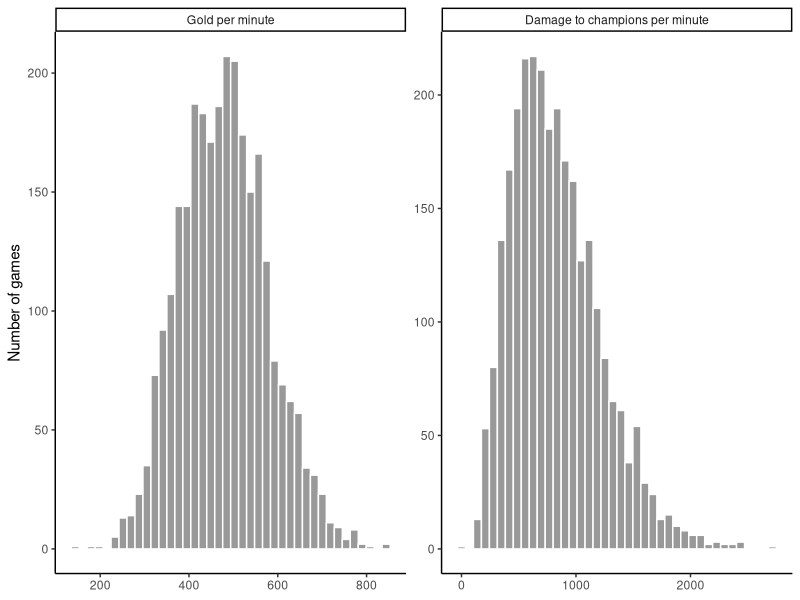
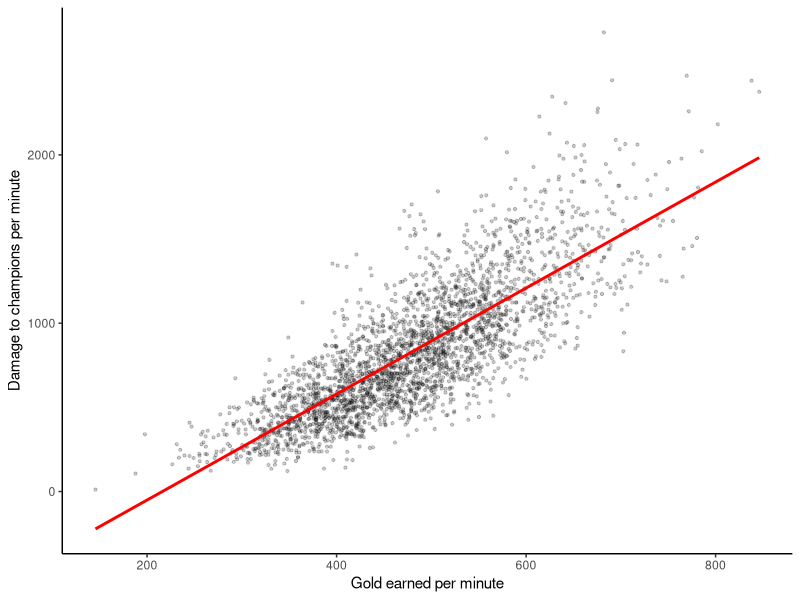
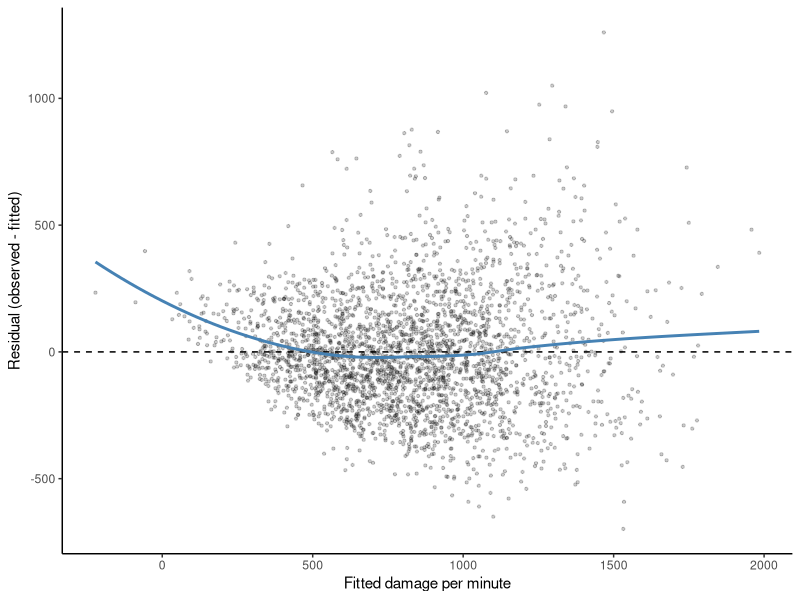
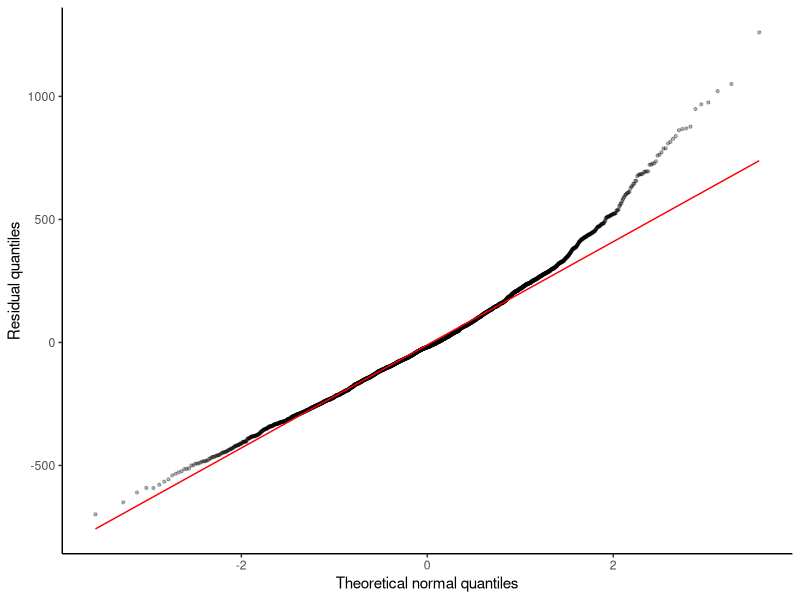

Write R code to recreate these figures, in order.
## ---- chunk 1
#| include: false
# load libraries: tidyverse for data wrangling + plots, knitr for tables
library(tidyverse)
library(knitr)

# one row per jinx game, made by analysis/extract_jinx.R from the raw match files
raw <- read.csv("../output/jinx_gold_damage.csv")
## ---- chunk 2
#| include: false
# cleaning. we flag each type of bad row first so the data section can
# report how many got dropped for each reason
n_raw <- nrow(raw)
n_other_queue <- sum(raw$queueId != 420)  # 420 = ranked solo/duo

# remakes: early-cancelled games or anything under 5 min (300 sec)
is_remake <- raw$earlySurrender | raw$gameDuration < 300
# off-role: jinx played somewhere other than bot lane
is_offrole <- !(raw$teamPosition %in% "BOTTOM")
# invalid: missing or negative gold/damage/length (just a safety check)
is_invalid <- !is.finite(raw$goldEarned) | !is.finite(raw$totalDamageDealtToChampions) |
  !is.finite(raw$gameDuration) | raw$goldEarned < 0 |
  raw$totalDamageDealtToChampions < 0

# count each drop reason without double counting rows that hit more than one
n_remake <- sum(is_remake)
n_offrole <- sum(!is_remake & is_offrole)
n_invalid <- sum(!is_remake & !is_offrole & is_invalid)

# keep the good rows and build the variables we actually use
jinx <- raw |>
  filter(queueId == 420, !is_remake, !is_offrole, !is_invalid) |>
  mutate(
    minutes = gameDuration / 60,                      # riot gives seconds
    gpm = goldEarned / minutes,                       # predictor: gold per min
    dpm = totalDamageDealtToChampions / minutes,      # response: damage per min
    patchMajor = as.integer(sub("\\..*", "", gameVersion)),  # "16.18.x" -> 16
    # gameCreation is a unix timestamp in milliseconds
    date = as.Date(as.POSIXct(gameCreation / 1000, origin = "1970-01-01",
                              tz = "UTC")),
    # order rank groups low -> elite so tables sort nicely
    rankBucket = factor(rankBucket, levels = c("low", "mid", "high", "elite"))
  )

# quick counts that get dropped into the text
n <- nrow(jinx)
players <- table(jinx$playerId)               # games per player
n_players <- length(players)
n_repeat_games <- sum(players[players > 1])   # games from people with 2+ games
pct_season16 <- mean(jinx$patchMajor == 16) * 100
region_counts <- table(jinx$platformId)

# per-minute rates don't fully remove game length, so compare the shortest
# and longest quarters of games for the data section
len_q <- quantile(jinx$minutes, c(0.25, 0.75))
short_games <- jinx |> filter(minutes <= len_q[1])
long_games <- jinx |> filter(minutes >= len_q[2])

# the main model: damage per minute regressed on gold per minute
lm_fit <- lm(dpm ~ gpm, data = jinx)
b <- coef(lm_fit)  # b[1] = intercept, b[2] = slope
## ---- chunk 3
#| label: fig-hist
#| fig-cap: "Distributions of gold earned per minute (left) and damage dealt to champions per minute (right) for 2,795 ranked Jinx games. Gold per minute is roughly symmetric around 480, while damage per minute is right-skewed, with a long tail of games above 1,500."
#| fig-height: 3
# stack gpm and dpm into one long column so we can facet them side by side
jinx |>
  select(`Gold per minute` = gpm, `Damage to champions per minute` = dpm) |>
  pivot_longer(everything()) |>
  mutate(name = fct_inorder(name)) |>  # keep gold on the left, damage on the right
  ggplot(aes(x = value)) +
  geom_histogram(bins = 40, fill = "grey60", colour = "white") +
  facet_wrap(~name, scales = "free") +  # each panel gets its own axis range
  labs(x = NULL, y = "Number of games") +
  theme_classic()
## ---- chunk 4
#| label: tbl-rank
#| tbl-cap: "Summary of the cleaned Jinx games by rank group of the match, with average gold per minute, damage per minute, game length and win rate. Rank groups are low (Iron to Silver), mid (Gold to Platinum), high (Emerald to Diamond), and elite (Master to Challenger). Average gold and damage per minute rise with rank, except that elite games have slightly lower damage than high games."
# one row per rank group with counts and averages
jinx |>
  group_by(Rank = rankBucket) |>
  summarise(
    Games = n(),
    `Gold/min` = round(mean(gpm)),
    `Damage/min` = round(mean(dpm)),
    `Length (min)` = round(mean(minutes), 1),
    `Win %` = round(100 * mean(win), 1)  # win is TRUE/FALSE so mean = win rate
  ) |>
  kable()
## ---- chunk 5
#| include: false
# pull out the stuff the results section talks about
ci <- confint(lm_fit)       # 95% confidence intervals for b0 and b1
fit_sum <- summary(lm_fit)  # has the t stat, r^2, residual standard error, etc

e <- resid(lm_fit)  # residuals = observed - fitted

# refit the same model inside each rank group to see if the slope changes a lot
# (checks whether over-sampling higher ranks messes with the overall slope)
rank_fits <- jinx |>
  group_by(rankBucket) |>
  group_modify(~ tibble(slope = coef(lm(dpm ~ gpm, data = .x))[2])) |>
  ungroup()

# split fitted values into low/middle/high thirds and get the residual sd in
# each one. if the sd grows across thirds, the equal variance assumption is off
fit_terciles <- cut(fitted(lm_fit), quantile(fitted(lm_fit), 0:3 / 3),
                    include.lowest = TRUE)
resid_sd <- tapply(e, fit_terciles, sd)
## ---- chunk 6
#| label: fig-scatter
#| fig-cap: "Damage to champions per minute against gold earned per minute for 2,795 ranked Jinx games, with the fitted least-squares line (red). Games with more gold income have higher damage output, and the points spread out more at higher gold income."
#| fig-height: 4
# scatter of every game with the least-squares line on top
ggplot(jinx, aes(x = gpm, y = dpm)) +
  geom_point(alpha = 0.2, size = 0.8) +  # see-through dots so overlap shows up darker
  geom_smooth(method = "lm", se = FALSE, colour = "red") +  # same line as lm_fit
  labs(x = "Gold earned per minute", y = "Damage to champions per minute") +
  theme_classic()
## ---- chunk 7
#| label: tbl-coef
#| tbl-cap: "Estimated coefficients for the regression of damage to champions per minute on gold earned per minute (n = 2,795). The 95% confidence interval for the slope is far from zero."
# build the coefficient table by hand instead of printing raw summary() output
tibble(
  Term = c("Intercept ($b_0$)", "Gold per minute ($b_1$)"),
  Estimate = c(sprintf("%.1f", b[1]), sprintf("%.3f", b[2])),  # 1 decimal for the intercept, 3 for the slope
  `Std. error` = fit_sum$coefficients[, "Std. Error"],
  `95% CI` = sprintf("(%.2f, %.2f)", ci[, 1], ci[, 2])
) |>
  kable(digits = 3, escape = FALSE, align = "lrrl")  # escape = FALSE so the $b_0$ math renders
## ---- chunk 8
#| label: fig-resid
#| fig-cap: "Residuals against fitted values for the regression of damage per minute on gold per minute. The dashed line marks zero and the blue curve is a smoothed trend. The vertical spread of the residuals increases from left to right, showing that the error variance grows with predicted damage. The curve bends slightly upward at both ends, showing mild curvature."
#| fig-height: 3.5
# residuals vs fitted: checks linearity (trend should hug 0) and equal variance
# (spread should stay about the same left to right)
tibble(fitted = fitted(lm_fit), resid = e) |>
  ggplot(aes(x = fitted, y = resid)) +
  geom_point(alpha = 0.2, size = 0.8) +
  geom_hline(yintercept = 0, linetype = "dashed") +
  geom_smooth(method = "loess", se = FALSE, colour = "steelblue") +  # smooth trend line
  labs(x = "Fitted damage per minute", y = "Residual (observed - fitted)") +
  theme_classic()
## ---- chunk 9
#| label: fig-qq
#| fig-cap: "Normal Q-Q plot of the regression residuals. Points on the line would indicate normally distributed errors. The upper tail rises above the line, showing that the residuals are right-skewed: some games have much more damage than predicted, while very large shortfalls are less common."
#| fig-height: 3.5
# normal q-q plot: if residuals were normal the dots would sit on the red line
tibble(resid = e) |>
  ggplot(aes(sample = resid)) +
  stat_qq(alpha = 0.3, size = 0.8) +
  stat_qq_line(colour = "red") +
  labs(x = "Theoretical normal quantiles", y = "Residual quantiles") +
  theme_classic()
